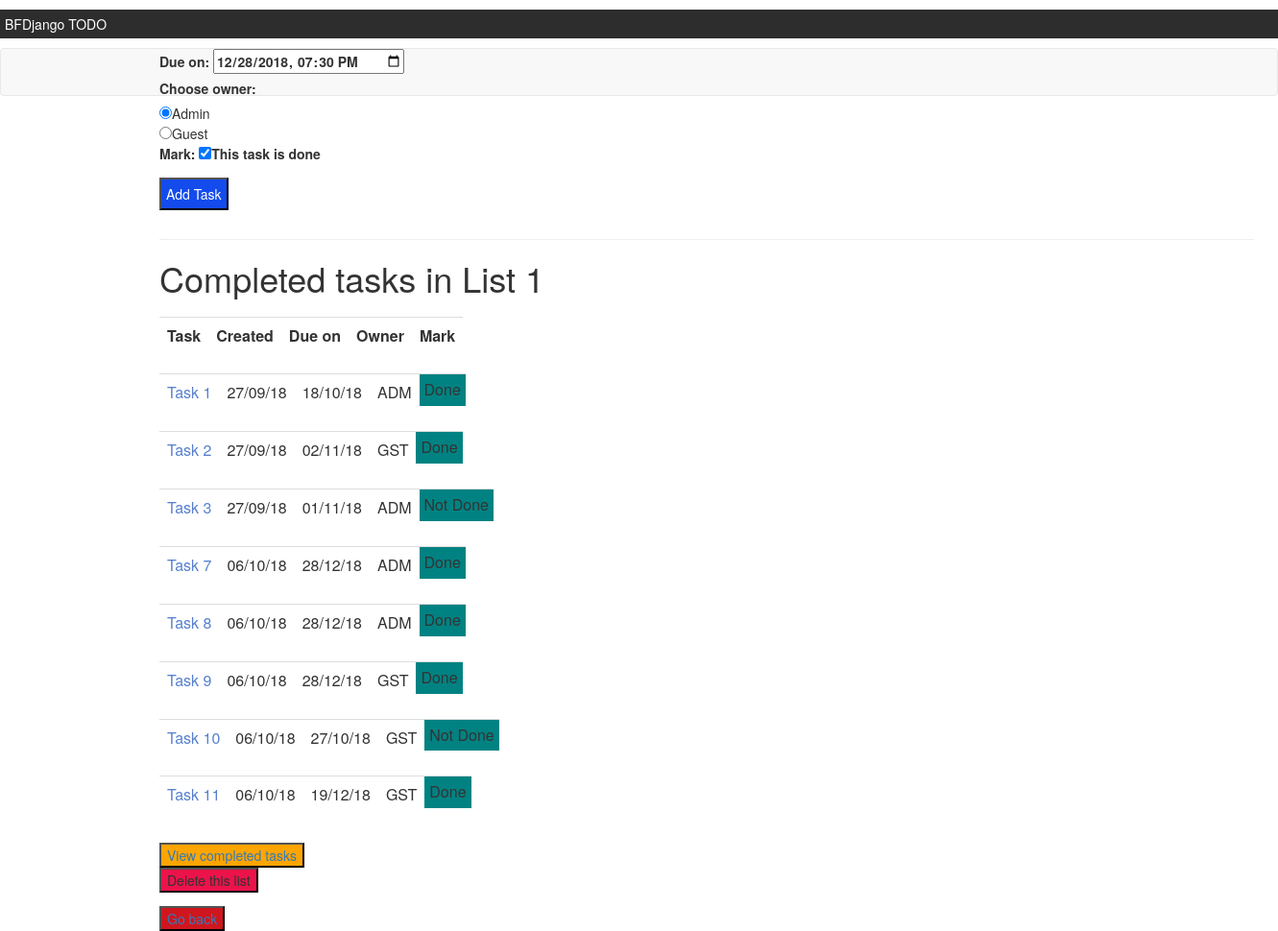
The page /todos/1/ (signed in) on the database its author committed.
### main/models.py (models this page shows, shortened)
class Task_List(models.Model):
	task_list_name = models.CharField(max_length=200)
	created_by = models.ForeignKey(User, on_delete=models.CASCADE, null=True)
	created_at = models.DateTimeField('date published')
	def was_published_recently(self):
		now = timezone.now()
		return now - datetime.timedelta(days=1) <= self.created_at <= now
	was_published_recently.admin_order_field = 'created_at'
	was_published_recently.boolean = True
	was_published_recently.short_description = 'Published recently?'

class Task(models.Model):
	list_name = models.ForeignKey(Task_List, on_delete=models.CASCADE)
	task_order = models.AutoField(primary_key=True)
	created_at = models.DateTimeField('date published')
	due_on = models.DateTimeField('date published')
	ADMIN = 'ADM'
	GUEST = 'GST'
	ROLES = (
		(ADMIN, 'Admin'),
		(GUEST, 'Guest'),
	)
	owner = models.CharField(
		max_length=5,
		choices=ROLES,
		default=ADMIN,
	)
	mark = models.BooleanField(default=False)
	objects = TaskManager()

### main/views.py (the view)
# urls.py: path('<int:pk>/', views.DetailView.as_view(), name='detail'),
class DetailView(LoginRequiredMixin, generic.DetailView):
	model = Task_List
	template_name = 'main/todo_list.html'
	redirect_field_name = "/todos/"
	def get_queryset(self):
		return Task_List.objects.filter(
			created_at__lte=timezone.now(),
		)

### main/templates/main/todo_list.html (shortened to what this page needs)
{% load static %}
<link rel="stylesheet" type="text/css" href="{% static 'main/style.css' %}">
<link rel="stylesheet" href="https://maxcdn.bootstrapcdn.com/bootstrap/3.3.7/css/bootstrap.min.css">
<div id="preset">BFDjango TODO</div>
<div class="navbar navbar-default">
	<div class="container">
		{% if task_list %}
			<form action="{% url 'main:add_task' task_list.id %}" method="POST">
				<table>
					<label>Due on: <input type="datetime-local" value="2018-12-28T19:30" name="due_on_datetime-local" />
					</label>
					<br>
					<label> Choose owner:</label>
					<br>
					<input type="radio" name="owner" value="ADM" checked />Admin<br>
					<input type="radio" name="owner" value="GST" />Guest<br>
					<label><span style="font-weight: bold;">Mark: </span><input type="checkbox" name="mark_checkbox" checked>This task is done<br>
					</label>
				</table>
				<input id="addBtn" type="submit" value="Add Task" name="addTaskBtn" />
			</form>
				<hr/>
				<h1>Completed tasks in {{task_list.task_list_name}}</h1>
				<table style="width:100%" class="table">
					<tr class="column_names">
						<th>Task</th>
						<th>Created</th>
						<th>Due on</th>
						<th>Owner</th>
						<th>Mark</th>
					</tr>
					{% for ts in task_list.task_set.all %}
						<tr class="columns">
							<td id="task">Task {{ ts.task_order }}</td>
							<td>{{ ts.created_at|date:"d/m/y" }}</td>
							<td>{{ ts.due_on|date:"d/m/y" }}</td>
							<td>{{ ts.owner }}</td>
							<td id="mark">
								{% if ts.mark %}
									Done
								{% else %}
									Not Done
								{% endif %}
							</td>
						</tr>
					{% endfor %}
				</table>
			<a href="{% url 'main:completed' task_list.id %}"><input type="button" id="view" value="View completed tasks"></a>
			<form action="{% url 'main:delete_list' task_list.id %}" method="POST">
				<input type="submit" id="delete" value="Delete this list" name="deleteListBtn" />
			</form>
			<a href="{% url 'main:index' %}"><input type="button" id="back" value="Go back"></a>
		{% else %}
			<p>No tasks are available.</p>
		{% endif %}
	</div>
</div>

### main/static/main/style.css (style rules this page uses)
#preset { width: 100%; background-color: #2d2d2d; color: white; padding: 5px; margin: 10px 0px; }
.container { left: 150px; position: absolute; }
#addBtn { background-color: #134bec; color: white; padding: 5px; margin: 10px 0px; }
th, td { display: inline-block; padding-right: 50px; text-align: left; margin: 10px 0px; }
#task { color: #5780cd; }
#mark { padding: 5px; background-color: #008282; }
#view { background-color: #ffa500; }
#delete { background-color: #ec134b; }
#back { background-color: #cf161e; }

### rows shown on the page
Task_List: task_list_name "List 1"
Task: task_order "1", created_at "27/09/18", due_on "18/10/18", owner "ADM", mark "Done"
Task: task_order "2", created_at "27/09/18", due_on "02/11/18", owner "GST", mark "Done"
Task: task_order "3", created_at "27/09/18", due_on "01/11/18", owner "ADM", mark "Not Done"
Task: task_order "7", created_at "06/10/18", due_on "28/12/18", owner "ADM", mark "Done"
Task: task_order "8", created_at "06/10/18", due_on "28/12/18", owner "ADM", mark "Done"
Task: task_order "9", created_at "06/10/18", due_on "28/12/18", owner "GST", mark "Done"
Task: task_order "10", created_at "06/10/18", due_on "27/10/18", owner "GST", mark "Not Done"
Task: task_order "11", created_at "06/10/18", due_on "19/12/18", owner "GST", mark "Done"
